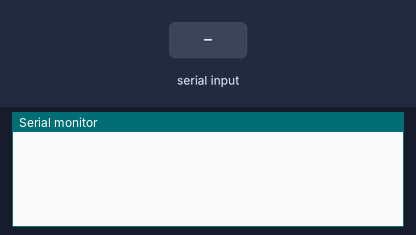
Bench run of a sketch on a simulated Arduino Uno, built with avr-gcc and run on an emulated ATmega328P. On the bench: the last lines printed to the serial monitor. The inputs (shaded band) are chosen by the test bench.

Above: at 1.2 s.
1.3 s: "Z" received over Serial
At 2.5 s:
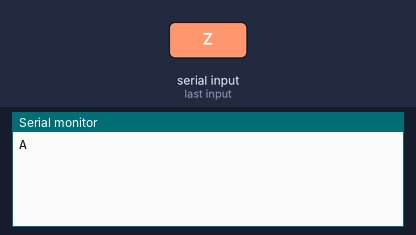
2.8 s: "1" received over Serial
At 3.6 s:
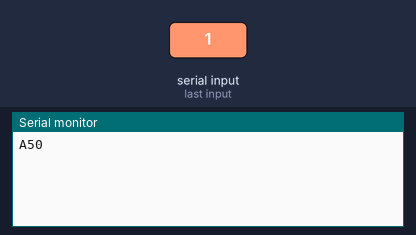

Measured:
- after the input at 1.3 s, the serial monitor: prints a new line at once (image 1)
- after the input at 2.8 s, the serial monitor: prints a new line at once (image 2)

The sketch:

PingPong_2.ino
```cpp
void setup() {
  Serial.begin(9600);//Remember that the baud must be the same on both arduinos

}

void loop(){
  while(Serial.available() > 0){
    int a = Serial.read();
    switch(a){
      case 'Z':
        Serial.print("A");
        break;
      default:
        a = a+1;
        Serial.print(a);
        break;

    }
  }
}
```
